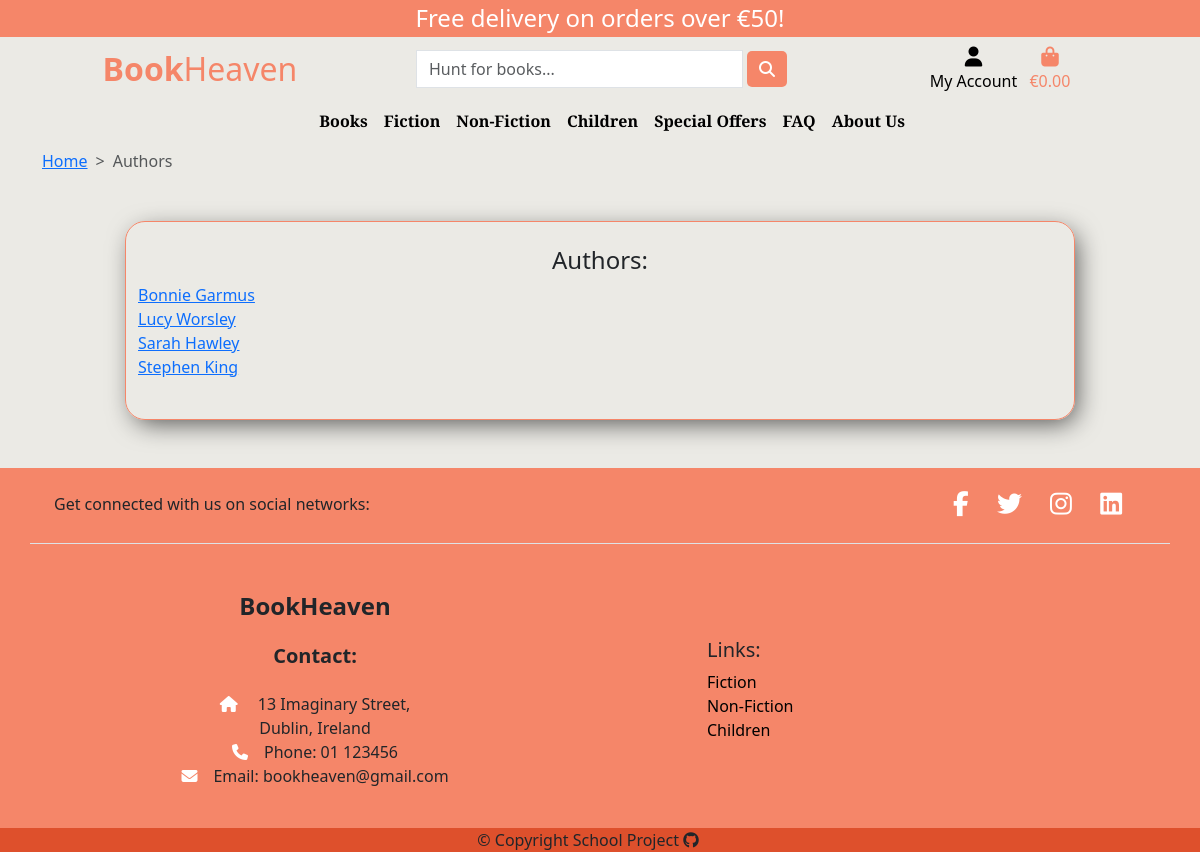
The page /products/authors/ on the database its author committed.
### products/models.py (models this page shows)
class Author(models.Model):
    name = models.CharField(max_length=200)
    image = models.ImageField(
        null=True, blank=True, upload_to='authors/', default='authors/default-author.png')
    bio = models.TextField()
    id = models.UUIDField(default=uuid.uuid4, unique=True,
                          primary_key=True, editable=False)
    def __str__(self):
        return str(self.name)

### products/views.py (the view)
# urls.py: path('authors/', views.all_authors, name='authors'),
def all_authors(request):
    authors = Author.objects.all().order_by('name')
    context = {'authors': authors}
    return render(request, 'products/authors.html', context)

### products/templates/products/authors.html
{% extends 'base.html' %}
{% block content %}
<section class="authors">
    <div class="container">
        <nav style="--bs-breadcrumb-divider: '>';" aria-label="breadcrumb">
            <ol class="breadcrumb">
                <li class="breadcrumb-item"><a href="{% url 'home' %}">Home</a></li>
                <li class="breadcrumb-item active" aria-current="page">Authors</li>
            </ol>
        </nav>
    </div>
    <div class="container my-5">
        <div class="row d-flex justify-content-center">
            <div class="col-10 custom-border py-4">
                <h4 class="text-center">Authors:</h4>
                <ul class="list-unstyled">
                    {% for author in authors %}
                    <li><a href="{% url 'author' author.id %}">{{ author }}</a></li>
                    {% endfor %}
                </ul>
            </div>
        </div>
    </div>
</section>
{% endblock content %}

### static/css/style.css (style rules this page uses)
:root { --orange: #f58669; --dark-orange: #de502c; --offwhite: #ebe8e0; --offwhite2: #efefed; --dark-gray: #574c49; --white: #ffff; --brown: #63453d; }
body { min-height: 100vh; display: flex; flex-direction: column; background-color: #ebeae5; }
.custom-border { border: var(--orange) 1px solid; border-radius: 20px; box-shadow: 5px 7px 26px -4px rgba(0, 0, 0, 0.66); -webkit-box-shadow: 5px 7px 26px -4px rgba(0, 0, 0, 0.66); -moz-box-shadow: 5px 7px 26px -4px rgba(0, 0, 0, 0.66); }

### rows shown on the page
Author: name "Bonnie Garmus"
Author: name "Lucy Worsley"
Author: name "Sarah Hawley"
Author: name "Stephen King"

### other values the page prints
{{ free_delivery_threshold }} "50"
